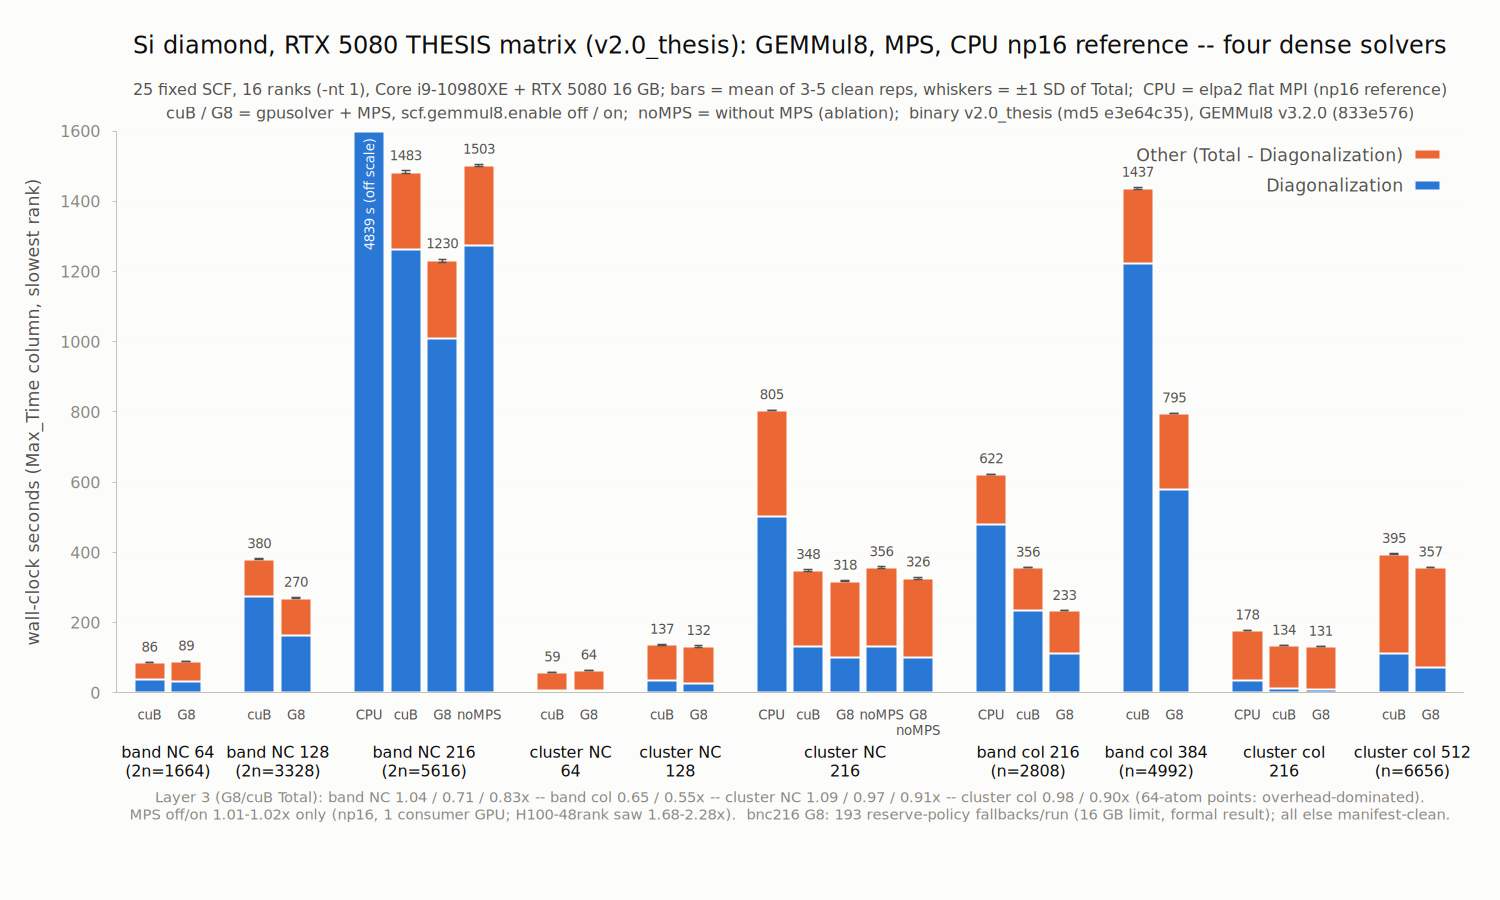

Write gnuplot code to recreate this figure.
# Stacked-bar view of work/s5prod_thesis_result.txt: RTX 5080 THESIS matrix
# (Layer 3 cuBLAS-vs-GEMMul8, MPS ablation, CPU np16 reference).
# Bar = Total (25 fixed SCF, mean over 3-5 clean reps); bottom segment =
# Diagonalization; whiskers = +-1 SD of Total.
# CPU = elpa2 flat 16 ranks (reference); cuB/G8 = gpusolver + MPS with
# gemmul8 off/on; noMPS = same without MPS (plan 8.3 ablation).
#
# Render:  gnuplot s5prod_thesis_result.plt   (writes s5prod_thesis_result.png)

set terminal pngcairo noenhanced size 1500,900 font "DejaVu Sans,14" background rgb "#fcfcfb"
set output "s5prod_thesis_result.png"

# columns: x total diag sd
$data << EOD
 0    86.09    37.20   0.40
 1    89.21    32.82   0.30
 3   380.19   275.61   1.03
 4   269.83   164.63   1.41
 6  4839.45  4534.67   1.73
 7  1482.62  1262.98   3.77
 8  1230.40  1009.21   4.75
 9  1502.71  1273.89   2.21
11    58.55     7.30   0.20
12    63.50     7.50   0.43
14   136.87    34.14   0.70
15   132.20    27.95   2.10
17   804.86   501.44   0.76
18   347.98   132.54   2.19
19   318.16   101.92   1.82
20   355.71   132.56   2.79
21   325.91   101.88   3.35
23   622.34   479.99   0.88
24   356.24   235.61   0.40
25   233.34   112.74   0.22
27  1436.85  1222.03   2.25
28   795.33   579.92   1.08
30   178.07    36.07   0.42
31   134.23    13.80   0.42
32   131.34    10.76   0.72
34   395.40   110.83   0.50
35   356.75    72.32   0.81
EOD

set title "Si diamond, RTX 5080 THESIS matrix (v2.0_thesis): GEMMul8, MPS, CPU np16 reference -- four dense solvers" \
    font ",18" textcolor rgb "#0b0b0b" offset 0,2.2
set label 100 "25 fixed SCF, 16 ranks (-nt 1), Core i9-10980XE + RTX 5080 16 GB; bars = mean of 3-5 clean reps, whiskers = ±1 SD of Total;  CPU = elpa2 flat MPI (np16 reference)" \
    at graph 0.5, graph 1.075 center font ",12" textcolor rgb "#52514e"
set label 101 "cuB / G8 = gpusolver + MPS, scf.gemmul8.enable off / on;  noMPS = without MPS (ablation);  binary v2.0_thesis (md5 e3e64c35), GEMMul8 v3.2.0 (833e576)" \
    at graph 0.5, graph 1.033 center font ",12" textcolor rgb "#52514e"

set ylabel "wall-clock seconds (Max_Time column, slowest rank)" \
    font ",13" textcolor rgb "#52514e" offset 1,0
set yrange [0:1600]
set xrange [-0.9:35.9]

set border 3 linecolor rgb "#c3c2b7" linewidth 1
set grid ytics back linecolor rgb "#e1e0d9" linewidth 1
set ytics nomirror out scale 0.5 font ",12" textcolor rgb "#898781"
set xtics nomirror scale 0 font ",10" textcolor rgb "#52514e" rotate by 0 \
    ("cuB" 0, "G8" 1, "cuB" 3, "G8" 4, \
     "CPU" 6, "cuB" 7, "G8" 8, "noMPS" 9, \
     "cuB" 11, "G8" 12, "cuB" 14, "G8" 15, \
     "CPU" 17, "cuB" 18, "G8" 19, "noMPS" 20, "G8\nnoMPS" 21, \
     "CPU" 23, "cuB" 24, "G8" 25, "cuB" 27, "G8" 28, \
     "CPU" 30, "cuB" 31, "G8" 32, "cuB" 34, "G8" 35)

set label 1 "band NC 64\n(2n=1664)"    at first  0.5, graph -0.105 center font ",12" textcolor rgb "#0b0b0b"
set label 2 "band NC 128\n(2n=3328)"   at first  3.5, graph -0.105 center font ",12" textcolor rgb "#0b0b0b"
set label 3 "band NC 216\n(2n=5616)"   at first  7.5, graph -0.105 center font ",12" textcolor rgb "#0b0b0b"
set label 4 "cluster NC\n64"           at first 11.5, graph -0.105 center font ",12" textcolor rgb "#0b0b0b"
set label 5 "cluster NC\n128"          at first 14.5, graph -0.105 center font ",12" textcolor rgb "#0b0b0b"
set label 6 "cluster NC\n216"          at first 19,   graph -0.105 center font ",12" textcolor rgb "#0b0b0b"
set label 7 "band col 216\n(n=2808)"   at first 24,   graph -0.105 center font ",12" textcolor rgb "#0b0b0b"
set label 8 "band col 384\n(n=4992)"   at first 27.5, graph -0.105 center font ",12" textcolor rgb "#0b0b0b"
set label 9 "cluster col\n216"         at first 31,   graph -0.105 center font ",12" textcolor rgb "#0b0b0b"
set label 10 "cluster col 512\n(n=6656)" at first 34.5, graph -0.105 center font ",12" textcolor rgb "#0b0b0b"

# the band-NC-216 CPU bar (4839 s) is clipped by the y-range; annotate it
set label 11 "4839 s (off scale)" at first 6, first 1420 center rotate by 90 front font ",10" textcolor rgb "#fcfcfb"

set label 12 "Layer 3 (G8/cuB Total): band NC 1.04 / 0.71 / 0.83x -- band col 0.65 / 0.55x -- cluster NC 1.09 / 0.97 / 0.91x -- cluster col 0.98 / 0.90x (64-atom points: overhead-dominated).\nMPS off/on 1.01-1.02x only (np16, 1 consumer GPU; H100-48rank saw 1.68-2.28x).  bnc216 G8: 193 reserve-policy fallbacks/run (16 GB limit, formal result); all else manifest-clean." \
    at graph 0.5, graph -0.185 center front font ",11" textcolor rgb "#898781"

set bmargin 9.5
set tmargin 6

set key top right samplen 1.6 spacing 1.5 font ",13" textcolor rgb "#52514e"

set boxwidth 0.85
set style fill solid 1.0 border rgb "#fcfcfb"

plot $data using 1:2 with boxes linecolor rgb "#eb6834" linewidth 2 \
         title "Other (Total - Diagonalization)", \
     $data using 1:3 with boxes linecolor rgb "#2a78d6" linewidth 2 \
         title "Diagonalization", \
     $data using 1:2:4 with yerrorbars linecolor rgb "#52514e" linewidth 1.5 \
         pointtype 7 pointsize 0 notitle, \
     $data using 1:($2 > 1600 ? 1/0 : $2+$4+45):(sprintf("%.0f",$2)) with labels \
         font ",10" textcolor rgb "#52514e" notitle
